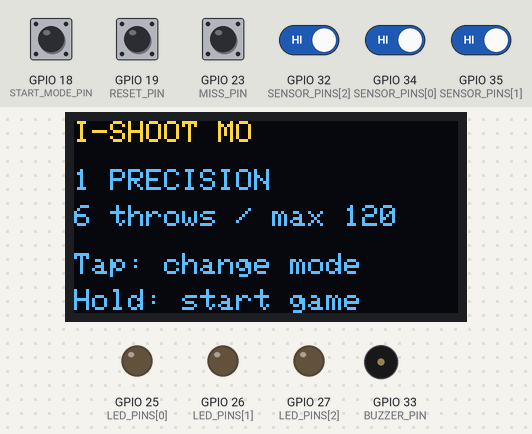
The sketch below on a simulated ESP32. On the bench: 128×64 one-colour display, output pins drawn as LEDs (lit = HIGH), buzzer (waves = sounding, pin HIGH). The inputs (shaded band) are chosen by the test bench; at power-on: GPIO 18 (START_MODE_PIN), GPIO 19 (RESET_PIN), GPIO 23 (MISS_PIN), GPIO 32 (SENSOR_PINS[2]), GPIO 34 (SENSOR_PINS[0]), GPIO 35 (SENSOR_PINS[1]) HIGH. The OLED is the two-colour kind (top 16 rows yellow); random numbers use the default seed unless the sketch sets one; what the sketch prints to the serial monitor is not drawn.

Above: at 1.2 s.
1.3 s: GPIO 18 (START_MODE_PIN) pulled LOW for 1 s
At 3.5 s:
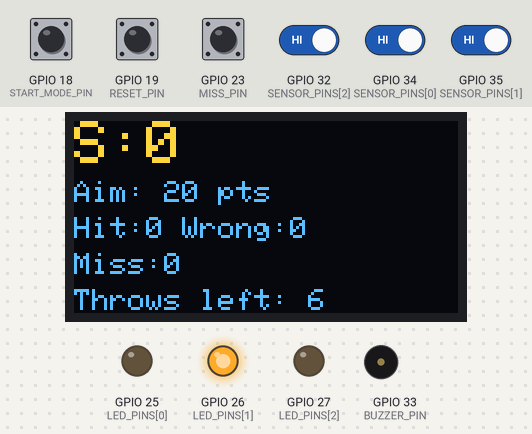
3.8 s: GPIO 19 (RESET_PIN) pulled LOW for 0.15 s
At 4.9 s:
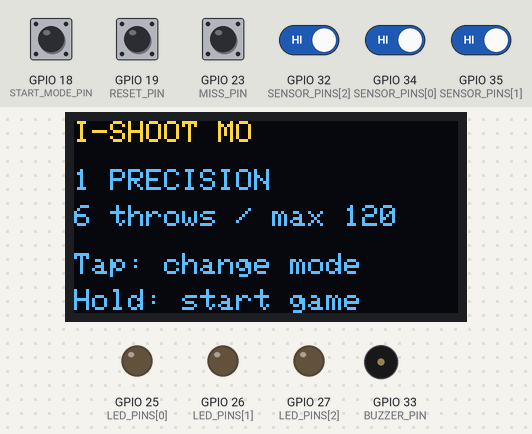
5.4 s: GPIO 18 (START_MODE_PIN) pulled LOW for 0.15 s
At 6.8 s:
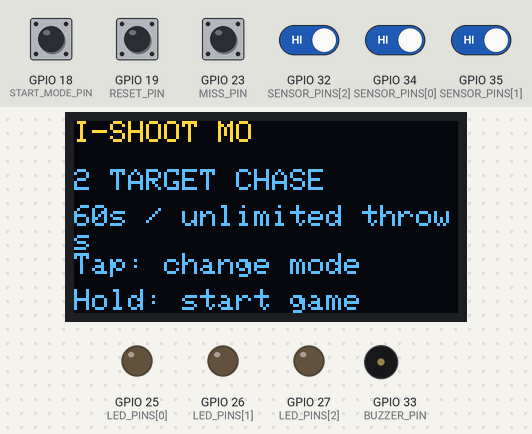
7.1 s: GPIO 18 (START_MODE_PIN) pulled LOW for 1 s
At 9.8 s:
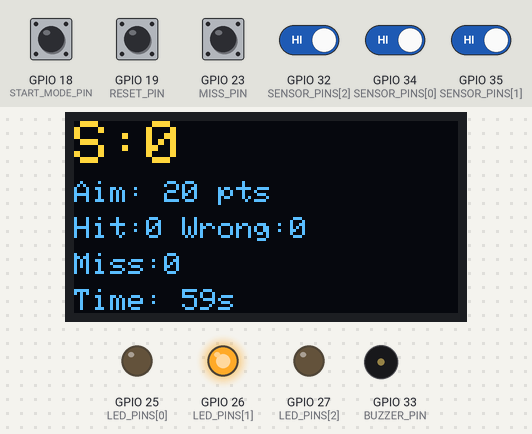
11.1 s: GPIO 35 (SENSOR_PINS[1]) driven LOW
At 12.9 s:
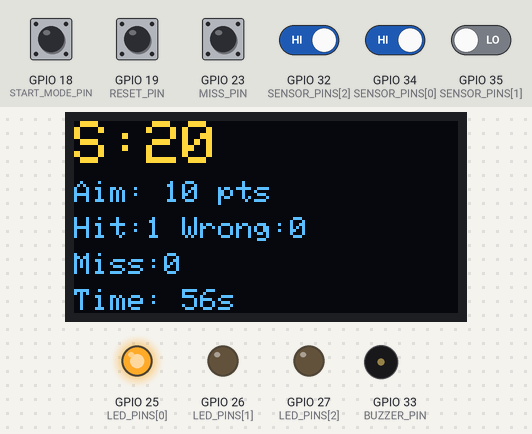
14.1 s: GPIO 34 (SENSOR_PINS[0]) driven LOW
At 15.6 s:
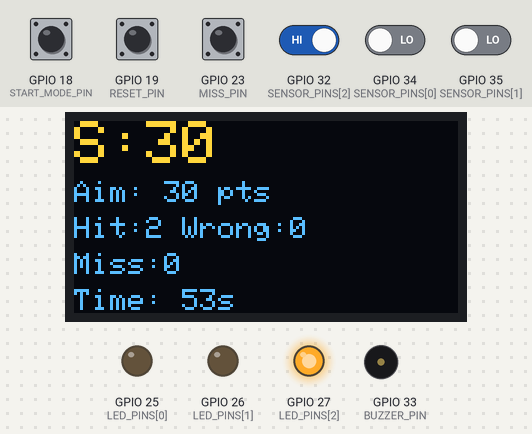
Timing chart, 0 to 17.1 s (numbered marks = the images above; inputs shaded):
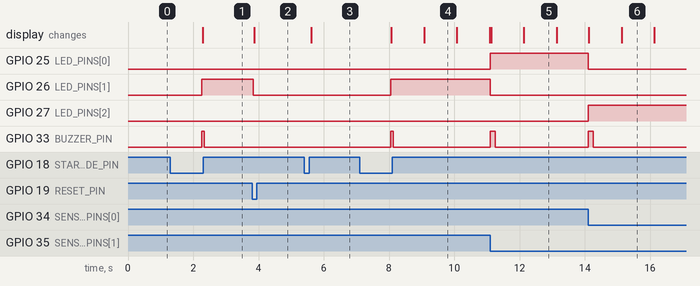

Measured:
- after the input at 1.3 s, GPIO 26 (LED_PINS[1]): LOW → HIGH after 0.96 s; GPIO 33 (BUZZER_PIN): LOW → HIGH after 0.96 s, → LOW 0.08 s later; the display: changes after 0.98 s (image 1)
- after the input at 3.8 s, GPIO 26 (LED_PINS[1]): HIGH → LOW after 0.05 s; the display: changes after 0.07 s (image 2)
- after the input at 5.4 s, the display: changes after 0.22 s (image 3)
- after the input at 7.1 s, GPIO 26 (LED_PINS[1]): LOW → HIGH after 0.95 s; GPIO 33 (BUZZER_PIN): LOW → HIGH after 0.95 s, → LOW 0.08 s later; the display: first changes after 0.97 s (image 4 shows a later state)
- after the input at 11.1 s, GPIO 25 (LED_PINS[0]): LOW → HIGH at once; GPIO 26 (LED_PINS[1]): HIGH → LOW at once; GPIO 33 (BUZZER_PIN): LOW → HIGH at once, → LOW 0.16 s later
- after the input at 14.1 s, GPIO 25 (LED_PINS[0]): HIGH → LOW at once; GPIO 27 (LED_PINS[2]): LOW → HIGH at once; GPIO 33 (BUZZER_PIN): LOW → HIGH at once, → LOW 0.16 s later

The sketch:

ishootmo_code.before-sound-cues.ino
```cpp
#include <Arduino.h>
#include <Wire.h>
#include <Adafruit_GFX.h>
#include <esp_random.h>

// I-SHOOT MO | WEMOS LOLIN32 / ESP32-WROOM
// Confirmed display: SH1106, 128 x 64 I2C.
#include <Adafruit_SH110X.h>

#define OLED_ADDRESS 0x3C

Adafruit_SH1106G display(128, 64, &Wire, -1);
const uint16_t OLED_WHITE = SH110X_WHITE;

// Array order: 10-point, 20-point, 30-point hole.
const byte SENSOR_PINS[3] = {34, 35, 32};
const byte LED_PINS[3] = {25, 26, 27};
const int ZONE_POINTS[3] = {10, 20, 30};

const byte START_MODE_PIN = 18;
const byte RESET_PIN = 19;
const byte MISS_PIN = 23;

// Three-pin ACTIVE buzzer module: signal on GPIO 33.
const byte BUZZER_PIN = 33;
// Test HIGH-trigger operation first. Set true for a LOW-trigger module.
constexpr bool BUZZER_ACTIVE_LOW = false;
constexpr byte BUZZER_ON_LEVEL = BUZZER_ACTIVE_LOW ? LOW : HIGH;
constexpr byte BUZZER_OFF_LEVEL = BUZZER_ACTIVE_LOW ? HIGH : LOW;

constexpr int FIXED_THROWS = 6;
constexpr uint32_t TIMED_ROUND_MS = 60000;
constexpr uint32_t SENSOR_LOCKOUT_MS = 650;
constexpr uint32_t BUTTON_DEBOUNCE_MS = 45;
constexpr uint32_t HOLD_TO_START_MS = 900;

// Keep unchanged for every player in the same competition.
constexpr uint32_t CHASE_SEQUENCE_SEED = 20261113;

enum GameMode {
  PRECISION,
  TARGET_CHASE
};

enum ThrowResult {
  IGNORED,
  CORRECT_HIT,
  WRONG_HOLE,
  MISSED_THROW
};

struct GameState {
  GameMode mode = PRECISION;

  bool running = false;
  bool finished = false;

  int score = 0;
  int hits = 0;
  int wrong = 0;
  int misses = 0;
  int throwsUsed = 0;

  int zoneHits[3] = {0, 0, 0};
  int activeZone = -1;

  int order[6] = {0, 0, 0, 0, 0, 0};
  int orderLength = 0;
  int nextIndex = 0;

  uint32_t startedAt = 0;
  uint32_t lastThrowAt = 0;
  uint32_t randomState = 1;

  constexpr void clear() {
    running = finished = false;
    score = hits = wrong = misses = throwsUsed = 0;

    activeZone = -1;
    orderLength = nextIndex = 0;
    startedAt = lastThrowAt = 0;

    for (int i = 0; i < 3; ++i) {
      zoneHits[i] = 0;
    }
  }

  constexpr int randomBelow(int upper) {
    randomState ^= randomState << 13;
    randomState ^= randomState >> 17;
    randomState ^= randomState << 5;

    return int(randomState % uint32_t(upper));
  }

  constexpr void shuffleTargets() {
    orderLength = mode == PRECISION ? 6 : 3;
    nextIndex = 0;

    for (int i = 0; i < orderLength; ++i) {
      order[i] = mode == PRECISION ? i / 2 : i;
    }

    for (int i = orderLength - 1; i > 0; --i) {
      int j = randomBelow(i + 1);
      int saved = order[i];

      order[i] = order[j];
      order[j] = saved;
    }

    // Chase always moves to a different hole.
    if (mode == TARGET_CHASE && order[0] == activeZone) {
      int saved = order[0];
      order[0] = order[1];
      order[1] = saved;
    }
  }

  constexpr void selectNextTarget() {
    if (nextIndex >= orderLength) {
      shuffleTargets();
    }

    activeZone = order[nextIndex++];
  }

  constexpr void start(
    GameMode selected,
    uint32_t now,
    uint32_t seed
  ) {
    clear();
    mode = selected;
    randomState = seed ? seed : 1;

    shuffleTargets();
    selectNextTarget();

    startedAt = now;
    lastThrowAt = now - SENSOR_LOCKOUT_MS;
    running = true;
  }

  constexpr void finish() {
    running = false;
    finished = true;
    activeZone = -1;
  }

  constexpr bool expire(uint32_t now) {
    if (running &&
        mode == TARGET_CHASE &&
        uint32_t(now - startedAt) >= TIMED_ROUND_MS) {
      finish();
      return true;
    }

    return false;
  }

  // -1 = manual MISS; 0..2 = a hole sensor.
  constexpr ThrowResult recordThrow(int zone, uint32_t now) {
    if (!running || zone < -1 || zone > 2 || expire(now)) {
      return IGNORED;
    }

    if (uint32_t(now - lastThrowAt) < SENSOR_LOCKOUT_MS) {
      return IGNORED;
    }

    lastThrowAt = now;
    ++throwsUsed;

    ThrowResult result = MISSED_THROW;

    if (zone == activeZone) {
      score += (zone + 1) * 10;
      ++hits;
      ++zoneHits[zone];
      result = CORRECT_HIT;
    } else if (zone >= 0) {
      ++wrong;
      result = WRONG_HOLE;
    } else {
      ++misses;
    }

    if (mode == PRECISION && throwsUsed >= FIXED_THROWS) {
      finish();
    } else if (mode == PRECISION || result == CORRECT_HIT) {
      // Precision advances after every recorded throw.
      // Chase advances only after a correct hit.
      selectNextTarget();
    }

    return result;
  }
};

GameState game;

bool lastSensorState[3] = {HIGH, HIGH, HIGH};
bool buzzerActive = false;
bool displayDirty = true;

uint32_t buzzerStartedAt = 0;
uint32_t buzzerDuration = 0;
uint32_t lastDisplayAt = 0;

struct ButtonState {
  byte pin;
  bool stable = HIGH;
  bool lastReading = HIGH;

  uint32_t changedAt = 0;
  uint32_t pressedAt = 0;

  bool holdHandled = false;
};

ButtonState startButton = {START_MODE_PIN};
ButtonState resetButton = {RESET_PIN};
ButtonState missButton = {MISS_PIN};

// Explicit declaration for Arduino's sketch preprocessor.
int readButton(ButtonState &button, bool allowHold);

void beep(uint32_t duration) {
  digitalWrite(BUZZER_PIN, BUZZER_ON_LEVEL);
  buzzerActive = true;
  buzzerStartedAt = millis();
  buzzerDuration = duration;
}

void updateBuzzer() {
  if (buzzerActive &&
      uint32_t(millis() - buzzerStartedAt) >= buzzerDuration) {
    digitalWrite(BUZZER_PIN, BUZZER_OFF_LEVEL);
    buzzerActive = false;
  }
}

void updateTargetLeds() {
  for (int i = 0; i < 3; ++i) {
    digitalWrite(
      LED_PINS[i],
      game.running && game.activeZone == i ? HIGH : LOW
    );
  }
}

void printTarget() {
  Serial.print("TARGET,points=");
  Serial.println(ZONE_POINTS[game.activeZone]);
}

void resetSession() {
  game.clear();
  updateTargetLeds();

  buzzerActive = false;
  digitalWrite(BUZZER_PIN, BUZZER_OFF_LEVEL);

  displayDirty = true;
  Serial.println("RESET");
}

void beginGame() {
  uint32_t seed = game.mode == PRECISION
                    ? esp_random()
                    : CHASE_SEQUENCE_SEED;

  game.start(game.mode, millis(), seed);

  updateTargetLeds();
  beep(80);
  displayDirty = true;

  Serial.print("START,mode=");
  Serial.println(
    game.mode == PRECISION ? "PRECISION" : "TARGET_CHASE"
  );

  printTarget();
}

void announceFinish() {
  updateTargetLeds();
  beep(400);
  displayDirty = true;

  Serial.print("END,score=");
  Serial.print(game.score);

  Serial.print(",hits=");
  Serial.print(game.hits);

  Serial.print(",wrong=");
  Serial.print(game.wrong);

  Serial.print(",misses=");
  Serial.print(game.misses);

  Serial.print(",throws=");
  Serial.print(game.throwsUsed);

  for (int i = 0; i < 3; ++i) {
    Serial.print(",zone");
    Serial.print(ZONE_POINTS[i]);
    Serial.print('=');
    Serial.print(game.zoneHits[i]);
  }

  Serial.println();
}

void handleThrow(int zone) {
  bool wasRunning = game.running;
  ThrowResult result = game.recordThrow(zone, millis());

  if (result != IGNORED) {
    Serial.print(
      result == CORRECT_HIT ? "HIT" :
      result == WRONG_HOLE ? "WRONG" : "MISS"
    );

    Serial.print(",score=");
    Serial.print(game.score);

    Serial.print(",throws=");
    Serial.println(game.throwsUsed);

    displayDirty = true;
  }

  if (wasRunning && game.finished) {
    announceFinish();
  } else if (result != IGNORED) {
    updateTargetLeds();
    beep(result == CORRECT_HIT ? 160 : 50);
    printTarget();
  }
}

// 0 = none, 1 = press, 2 = release, 3 = hold.
int readButton(ButtonState &button, bool allowHold) {
  bool reading = digitalRead(button.pin);
  uint32_t now = millis();

  if (reading != button.lastReading) {
    button.changedAt = now;
    button.lastReading = reading;
  }

  int event = 0;

  if (uint32_t(now - button.changedAt) >= BUTTON_DEBOUNCE_MS &&
      reading != button.stable) {
    button.stable = reading;

    if (reading == LOW) {
      button.pressedAt = now;
      button.holdHandled = false;
      event = 1;
    } else {
      event = 2;
    }
  }

  if (allowHold &&
      button.stable == LOW &&
      !button.holdHandled &&
      uint32_t(now - button.pressedAt) >= HOLD_TO_START_MS) {
    button.holdHandled = true;
    event = 3;
  }

  return event;
}

// Sample continuously so old detections are not replayed.
byte pollSensors() {
  byte edges = 0;

  for (int i = 0; i < 3; ++i) {
    bool reading = digitalRead(SENSOR_PINS[i]);

    if (reading == LOW && lastSensorState[i] == HIGH) {
      edges |= byte(1 << i);
    }

    lastSensorState[i] = reading;
  }

  return edges;
}

int topZone() {
  if (game.hits == 0) {
    return -1;
  }

  int best = 0;

  for (int i = 1; i < 3; ++i) {
    if (game.zoneHits[i] > game.zoneHits[best]) {
      best = i;
    }
  }

  // Ties show the lowest-valued tied zone.
  return best;
}

void drawScreen() {
  display.clearDisplay();
  display.setTextColor(OLED_WHITE);
  display.setTextSize(1);
  display.setCursor(0, 0);

  if (!game.running && !game.finished) {
    display.println("I-SHOOT MO");

    display.setCursor(0, 16);
    display.println(
      game.mode == PRECISION
        ? "1 PRECISION"
        : "2 TARGET CHASE"
    );

    display.setCursor(0, 28);
    display.println(
      game.mode == PRECISION
        ? "6 throws / max 120"
        : "60s / unlimited throws"
    );

    display.setCursor(0, 44);
    display.println("Tap: change mode");

    display.setCursor(0, 56);
    display.println("Hold: start game");
  } else if (game.running) {
    display.setTextSize(2);
    display.print("S:");
    display.println(game.score);

    display.setTextSize(1);
    display.setCursor(0, 20);
    display.print("Aim: ");
    display.print(ZONE_POINTS[game.activeZone]);
    display.println(" pts");

    display.setCursor(0, 32);
    display.print("Hit:");
    display.print(game.hits);
    display.print(" Wrong:");
    display.println(game.wrong);

    display.setCursor(0, 44);
    display.print("Miss:");
    display.println(game.misses);

    display.setCursor(0, 56);

    if (game.mode == PRECISION) {
      display.print("Throws left: ");
      display.println(FIXED_THROWS - game.throwsUsed);
    } else {
      uint32_t elapsed = uint32_t(millis() - game.startedAt);

      uint32_t left = elapsed >= TIMED_ROUND_MS
                        ? 0
                        : TIMED_ROUND_MS - elapsed;

      display.print("Time: ");
      display.print((left + 999) / 1000);
      display.println("s");
    }
  } else {
    display.println("FINAL RESULT");

    display.setTextSize(2);
    display.setCursor(0, 12);
    display.print("S:");
    display.println(game.score);

    display.setTextSize(1);
    display.setCursor(0, 32);
    display.print("Hit:");
    display.print(game.hits);
    display.print(" Wrong:");
    display.println(game.wrong);

    display.setCursor(0, 44);
    display.print("Miss:");
    display.println(game.misses);

    display.setCursor(0, 56);
    display.print("Top zone: ");

    int best = topZone();

    if (best < 0) {
      display.println("None");
    } else {
      display.println(ZONE_POINTS[best]);
    }
  }

  display.display();
  lastDisplayAt = millis();
  displayDirty = false;
}

void setup() {
  Serial.begin(115200);
  Wire.begin(21, 22);

  for (int i = 0; i < 3; ++i) {
    pinMode(SENSOR_PINS[i], INPUT);
    pinMode(LED_PINS[i], OUTPUT);
    digitalWrite(LED_PINS[i], LOW);

    lastSensorState[i] = digitalRead(SENSOR_PINS[i]);
  }

  pinMode(START_MODE_PIN, INPUT_PULLUP);
  pinMode(RESET_PIN, INPUT_PULLUP);
  pinMode(MISS_PIN, INPUT_PULLUP);

  digitalWrite(BUZZER_PIN, BUZZER_OFF_LEVEL);
  pinMode(BUZZER_PIN, OUTPUT);

  Wire.beginTransmission(OLED_ADDRESS);
  bool oledPresent = Wire.endTransmission() == 0;

  bool oledReady =
    oledPresent && display.begin(OLED_ADDRESS, true);

  if (!oledReady) {
    Serial.println(
      "OLED error: check model/address, SDA21/SCL22, power."
    );

    while (true) {
      delay(1000);
    }
  }

  Serial.println(
    "READY: tap START to select; hold 0.9s to play."
  );

  drawScreen();
}

void loop() {
  updateBuzzer();

  byte edges = pollSensors();

  int startEvent = readButton(startButton, !game.running);
  int resetEvent = readButton(resetButton, false);
  int missEvent = readButton(missButton, false);

  if (resetEvent == 1) {
    startButton.holdHandled = true;
    resetSession();
  } else if (!game.running) {
    if (game.finished && startEvent == 1) {
      startButton.holdHandled = true;
      resetSession();
    } else if (!game.finished && startEvent == 3) {
      beginGame();
    } else if (!game.finished &&
               startEvent == 2 &&
               !startButton.holdHandled) {
      game.mode = game.mode == PRECISION
                    ? TARGET_CHASE
                    : PRECISION;

      displayDirty = true;
    }
  } else if (game.expire(millis())) {
    announceFinish();
  } else if (edges == 1 || edges == 2 || edges == 4) {
    handleThrow(edges == 1 ? 0 : edges == 2 ? 1 : 2);
  } else if (edges != 0) {
    Serial.println(
      "CHECK SENSORS: multiple holes triggered together."
    );
  } else if (missEvent == 1) {
    handleThrow(-1);
  }

  if (displayDirty ||
      uint32_t(millis() - lastDisplayAt) >= 100) {
    drawScreen();
  }
}
```
